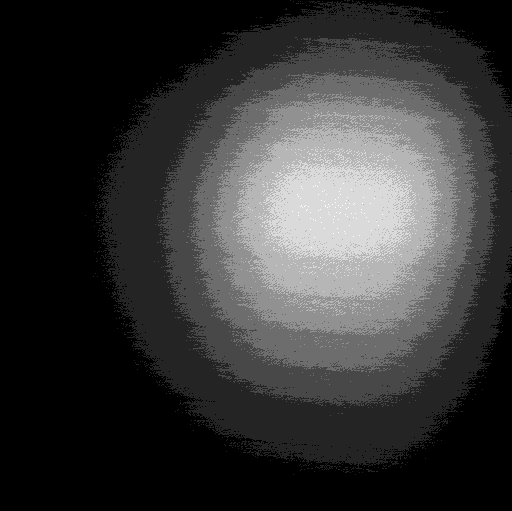
#> input picture src_ted/data/Dec15/3-1/test1/10_550.tif, 512 x 511 px, given in place of 18_450.tif, which was not available
$ jupyter execute supercontinuum1222.ipynb
#> lines starting #> are read from the running program, lines starting #| are printed output that depends on the picture; pictures that were not available may be replaced by others from this repository, and a replacement may not be noted
[cell 1]
#import
import numpy as np
from matplotlib import pyplot as plt
from skimage import io
from scipy.optimize import curve_fit
from scipy import optimize
import math

[cell 2]
def gaussian(height, center_x, center_y, width_x, width_y):
    """Returns a gaussian function with the given parameters"""
    width_x = float(width_x)
    width_y = float(width_y)
    return lambda x,y: height*np.exp(
                -(((center_x-x)/width_x) **2+((center_y-y)/width_y)**2)/2)

def moments(data):
    """Returns (height, x, y, width_x, width_y)
    the gaussian parameters of a 2D distribution by calculating its
    moments """
    total = data.sum()
    X, Y = np.indices(data.shape)
    x = (X*data).sum()/total
    y = (Y*data).sum()/total
    col = data[:, int(y)]
    width_x = np.sqrt(np.abs((np.arange(col.size)-y)**2*col).sum()/col.sum())
    row = data[int(x), :]
    width_y = np.sqrt(np.abs((np.arange(row.size)-x)**2*row).sum()/row.sum())
    height = data.max()
    return height, x, y, width_x, width_y

def fitgaussian(data):
    """Returns (height, x, y, width_x, width_y)
    the gaussian parameters of a 2D distribution found by a fit"""
    params = moments(data)
    errorfunction = lambda p: np.ravel(gaussian(*p)(*np.indices(data.shape)) -
                                 data)
    p, success = optimize.leastsq(errorfunction, params)
    return p

[cell 3]
def search (data) :
    shape = np.shape(data)
    b = np.zeros(shape)
    for i in range (0,shape[0]-1):
        for j in range (0,shape[1]-1) :
            b[i,j] = np.sum (data[i,j]+data[i+1,j]+data[i-1,j]+data[i,j+1]+data[i,j-1])
    result = np.where(b == np.amax(b))
    print(result)
    print(data[result])
    return result

[cell 4]
def searchline (data) :
    shape = np.shape(data)
    b = np.zeros(shape)
    for i in range (0,shape[0]-1):
        for j in range (0,shape[1]-1) :
            b[i,j] = np.sum (data[i,j]+data[i+1,j]+data[i-1,j]+data[i,j+1]+data[i,j-1])
    result = np.where(b == np.amax(b))
    print(result)
    print(data[result])
    return result

[cell 5]
def sinPMTpro(size,number,test,start,end,PMT):
    Power = np.arange (start,end+2, 2)
    powstep = np.size(Power)
    fig, axs = plt.subplots(nrows=1, ncols = powstep, figsize=(9, 6),subplot_kw={'xticks': [], 'yticks': []})
    for ax, i in zip(axs.flat, Power):
        a = np.array(io.imread("20211215AirSample/Inverted/sample8-2/"+str(int(size))+"nm_test/3-"+str(int(number))+"/test"+str(test)+"/"+str(int(i))+"_" + str(PMT) +".tif"))
        ax.imshow(a,cmap="plasma")
    plt.tight_layout()
    plt.show()
    lowest = np.array(io.imread("20211215AirSample/Inverted/sample8-2/"+str(int(size))+"nm_test/3-"+str(int(number))+"/test"+str(test)+"/"+str(int(Power[0]))+"_" + str(PMT) +".tif"))
    center = fitgaussian(lowest)[2]
    center = center +50 #center fix
    line = np.zeros([lowest.shape[0],powstep])
    for i in range (powstep):
        data = np.array(io.imread("20211215AirSample/Inverted/sample8-2/"+str(int(size))+"nm_test/3-"+str(int(number))+"/test"+str(test)+"/"+str(int(Power[i]))+"_" + str(PMT) +".tif"))
        line[:,i] = data[:,int(center)]
    fig, ax = plt.subplots(figsize=(8,8))
    ax.plot(line)
    plt.xlabel("Pixel")
    plt.ylabel("Intensity(a.u)")

def SPPdata(size,number,test,start,end,PMT):
#> called with size = 300, number = 1, test = 5, start = 18, end = 22, PMT = 450
    Power = np.arange (start,end+2, 2)
    powstep = np.size(Power)
    lowest = np.array(io.imread("20211215AirSample/Inverted/sample8-2/"+str(int(size))+"nm_test/3-"+str(int(number))+"/test"+str(test)+"/"+str(int(Power[0]))+"_" + str(PMT) +".tif"))
#> lowest is the input picture: shape (511, 512) uint16; min 46, max 1885, mean 514.1
    highest = np.array(io.imread("20211215AirSample/Inverted/sample8-2/"+str(int(size))+"nm_test/3-"+str(int(number))+"/test"+str(test)+"/"+str(int(Power[-1]))+"_" + str(PMT) +".tif"))
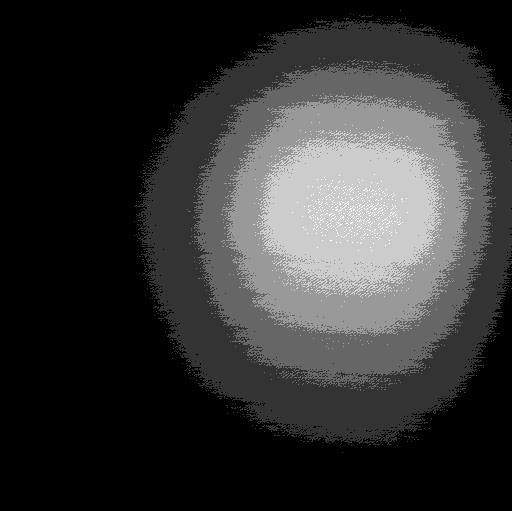
#> input picture src_ted/data/Dec15/3-1/test1/12_500.tif, 512 x 511 px, given in place of 22_450.tif, which was not available
#> highest is the input picture: shape (511, 512) uint16; min 32, max 1362, mean 379.8
    center = fitgaussian(lowest)[2]
#> in moments, `total = data.sum()`: total = 134492960
#> in moments, `x = (X*data).sum()/total`: x = 231.1
#> in moments, `y = (Y*data).sum()/total`: y = 311.9
#> in moments, `col = data[:, int(y)]`: col = 511 values, max 1793 at index 247, min 124 at index 510, mean 926.6
#> in moments, `width_x = np.sqrt(np.abs((np.arange(col.size)-y)**2*col).sum()/col.sum..`: width_x = 135.1
#> in moments, `row = data[int(x), :]`: row = 512 values, max 1829 at index 344, min 88 at index 0, mean 917.7
#> in moments, `width_y = np.sqrt(np.abs((np.arange(row.size)-x)**2*row).sum()/row.sum..`: width_y = 133.3
#> in moments, `height = data.max()`: height = 1885
#> in fitgaussian, `params = moments(data)`: params = (1885, 231.1, 311.9, 135.1, 133.3)
#> in fitgaussian, `p, success = optimize.leastsq(errorfunction, params)`: p = [1743.3, 219.7, 333.7, 116.5, 112.6]; success = 1
#> center = 333.7
    center = center +50 #center fix
#> center = 383.7
    line = np.zeros([lowest.shape[0],powstep])
    for i in range (powstep):
        data = np.array(io.imread("20211215AirSample/Inverted/sample8-2/"+str(int(size))+"nm_test/3-"+str(int(number))+"/test"+str(test)+"/"+str(int(Power[i]))+"_" + str(PMT) +".tif"))
        line[:,i] = data[:,int(center)]
    h_value = fitgaussian(highest)[0]
#> h_value = 1291.4
    l_value = fitgaussian(lowest)[0]
#> l_value = 1743.3
    return line, h_value, l_value

def SPPH(size,number,test,start,end,PMT):
    Power = np.arange (start,end+2, 2)
    powstep = np.size(Power)
    lowest = np.array(io.imread("20211215AirSample/Inverted/sample8-2/"+str(int(size))+"nm_test/3-"+str(int(number))+"/test"+str(test)+"/"+str(int(Power[0]))+"_" + str(PMT) +".tif"))
    highest = np.array(io.imread("20211215AirSample/Inverted/sample8-2/"+str(int(size))+"nm_test/3-"+str(int(number))+"/test"+str(test)+"/"+str(int(Power[-1]))+"_" + str(PMT) +".tif"))
    center = fitgaussian(lowest)[1]
    center = center #center fix
    line = np.zeros([lowest.shape[1],powstep])
    for i in range (powstep):
        data = np.array(io.imread("20211215AirSample/Inverted/sample8-2/"+str(int(size))+"nm_test/3-"+str(int(number))+"/test"+str(test)+"/"+str(int(Power[i]))+"_" + str(PMT) +".tif"))
        line[:,i] = data[int(center),:]
    h_value = fitgaussian(highest)[0]
    l_value = fitgaussian(lowest)[0]
    return line, h_value, l_value


def onedgaussian(x, a, x0, sigma):
    return a*np.exp(-(x-x0)**2/(2*sigma**2))

[cell 6]
def MPP(size,number,test,PMTnum,PMTini,Power_Section) :
    PMTRatio = np.zeros(PMTnum-1)
    PMT = np.linspace(PMTini,PMTini-50*(PMTnum-1),PMTnum)
    for i in range (PMTnum-1):
        PMTRatio[i] = SPPdata(size,number,test,Power_Section[i],Power_Section[i+1],int(PMT[i]))[1]/SPPdata(size,number,test,Power_Section[i+1],Power_Section[i+2],int(PMT[i+1]))[2]
    PMTRatio = np.zeros(PMTnum-1)
    for i in range (PMTnum-1):
        PMTRatio[i] = SPPdata(size,number,test,Power_Section[i],Power_Section[i+1],int(PMT[i]))[1]/SPPdata(size,number,test,Power_Section[i+1],Power_Section[i+2],int(PMT[i+1]))[2]
    #print(PMTRatio)
    alline = np.array(SPPdata(size,number,test,Power_Section[0],Power_Section[1],int(PMT[0]))[0])
#> alline = 511 rows, first 8: [200, 174, 174], [215, 165, 165], [221, 194, 194], [241, 202, 202], [231, 168, 168], [263, 206, 206], [305, 215, 215], [302, 233, 233]
    for i in range (PMTnum-1) :
        line = np.array(SPPdata(size,number,test,Power_Section[i+1],Power_Section[i+2],int(PMT[i+1]))[0])
        for j in range (i+1):
            #print("test")
            line = line*PMTRatio[j]
        alline = np.append(alline,line,axis = 1)
        #print(alline)
    return alline

def MPPH(size,number,test,PMTnum,PMTini,Power_Section) :
    PMTRatio = np.zeros(PMTnum-1)
    PMT = np.linspace(PMTini,PMTini-50*(PMTnum-1),PMTnum)
    for i in range (PMTnum-1):
        PMTRatio[i] = SPPH(size,number,test,Power_Section[i],Power_Section[i+1],int(PMT[i]))[1]/SPPH(size,number,test,Power_Section[i+1],Power_Section[i+2],int(PMT[i+1]))[2]
    PMTRatio = np.zeros(PMTnum-1)
    for i in range (PMTnum-1):
        PMTRatio[i] = SPPH(size,number,test,Power_Section[i],Power_Section[i+1],int(PMT[i]))[1]/SPPH(size,number,test,Power_Section[i+1],Power_Section[i+2],int(PMT[i+1]))[2]
    #print(PMTRatio)
    alline = np.array(SPPH(size,number,test,Power_Section[0],Power_Section[1],int(PMT[0]))[0])
    for i in range (PMTnum-1) :
        line = np.array(SPPH(size,number,test,Power_Section[i+1],Power_Section[i+2],int(PMT[i+1]))[0])
        for j in range (i+1):
            #print("test")
            line = line*PMTRatio[j]
        alline = np.append(alline,line,axis = 1)
        #print(alline)
    return alline

[cell 7]
#def powercal(PowerRange) :
Powerlist =[7.44,7.72,9.26,12.34,16.99,22.73,29.36,37.2,45.6,55.4,65.1,75.2,85.6]
Angle = np.linspace(6,30,13,dtype=int)
Powerrange = [6,12,16,24]
Angle[Powerrange[1] == Angle]

[cell 8]
#theoretical PMT fitting

[cell 9]
line = MPP(300,1,5,1,450,[18,22])
#> line has the same summary as alline in MPP

[cell 10]
fig, ax = plt.subplots(figsize=(8,8))
ax.plot(line)
plt.xlabel("Pixel")
plt.ylabel("Intensity(a.u)")
#ax.set_xlim(180,200)
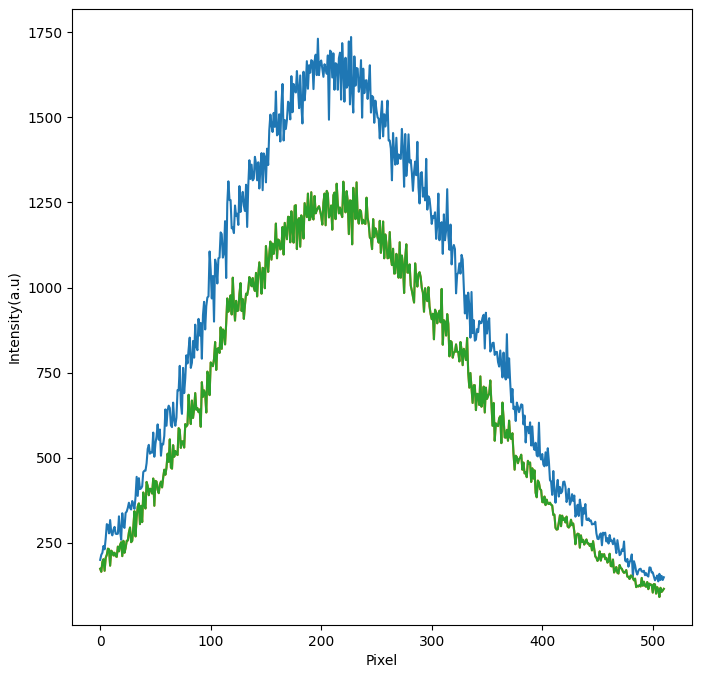
#> figure drawn by matplotlib, 1 panel; curve peaks at x = 227, y = 1736; curve peaks at x = 220, y = 1311; curve peaks at x = 220, y = 1311

[cell 11]
power = [29.36,37.2,45.6]
plt.scatter(power,line[193,:])
plt.xlabel("Power(uW)")
plt.ylabel("Intensity(a.u)")
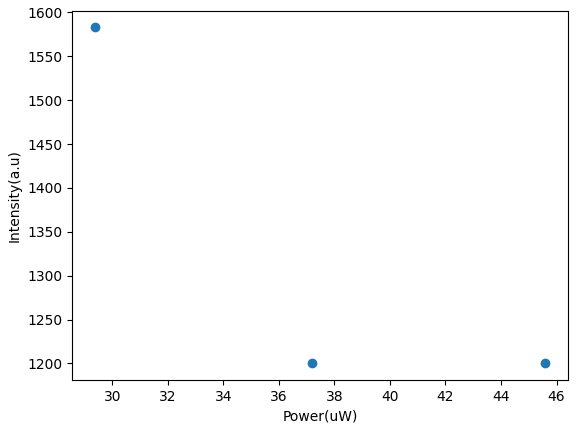
#> figure drawn by matplotlib, 1 panel

[cell 12]
sinPMTpro(300,1,5,18,22,450)
#> in sinPMTpro, `plt.show()`:
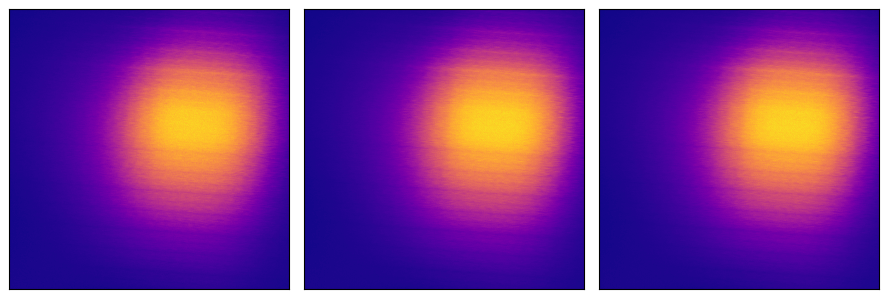
#> figure drawn by matplotlib, 3 panels
#> in sinPMTpro, `center = fitgaussian(lowest)[2]`: center = 333.7
#> in sinPMTpro, `center = center +50`: center = 383.7

[cell 13]
line = MPPH(300,1,5,1,450,[18,22])
#> in SPPH, `center = fitgaussian(lowest)[1]`: center = 219.7
#> in SPPH, `h_value = fitgaussian(highest)[0]`: h_value = 1291.4
#> in SPPH, `l_value = fitgaussian(lowest)[0]`: l_value = 1743.3
#> in MPPH, `alline = np.array(SPPH(size,number,test,Power_Section[0],Power_Section..`: alline = 512 rows, first 8: [86, 69, 69], [94, 65, 65], [106, 73, 73], [113, 71, 71], [100, 70, 70], [102, 67, 67], [112, 71, 71], [110, 73, 73]
#> line has the same summary as alline in MPPH

[cell 14]
fig, ax = plt.subplots(figsize=(8,8))
ax.plot(line)
plt.xlabel("Pixel")
plt.ylabel("Intensity(a.u)")
#ax.set_xlim(180,200)
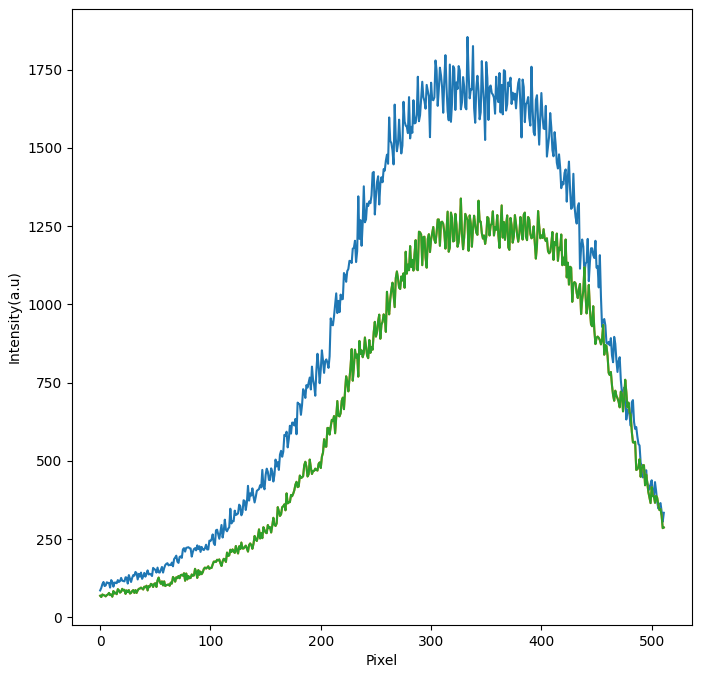
#> figure drawn by matplotlib, 1 panel; curve peaks at x = 333, y = 1854; curve peaks at x = 327, y = 1338; curve peaks at x = 327, y = 1338

[cell 15]
x = np.linspace(0,line.shape[0]-1,line.shape[0])
#> x = 512 values from 0 to 511
y = np.zeros(line.shape[1])
#> y = [0, 0, 0]
for i in range (line.shape[1]):
    popt, pcov = curve_fit(onedgaussian, x, line[:,i])
    y[i] = popt[1]
#> this loop made 3 passes
#> popt on passes 1 to 3: [1766.4, 333.3, 111.7], [1303.1, 346.5, 113.7], [1303.1, 346.5, 113.7]
#> after the loop, y = [333.3, 346.5, 346.5]
plt.plot(power,y)
plt.xlabel("Power")
plt.ylabel("Center(xdirection)")
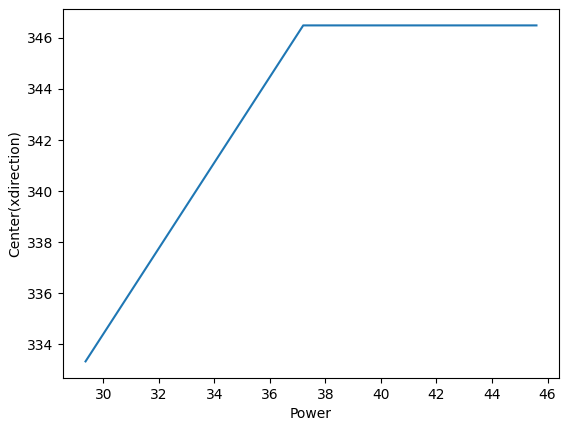
#> figure drawn by matplotlib, 1 panel
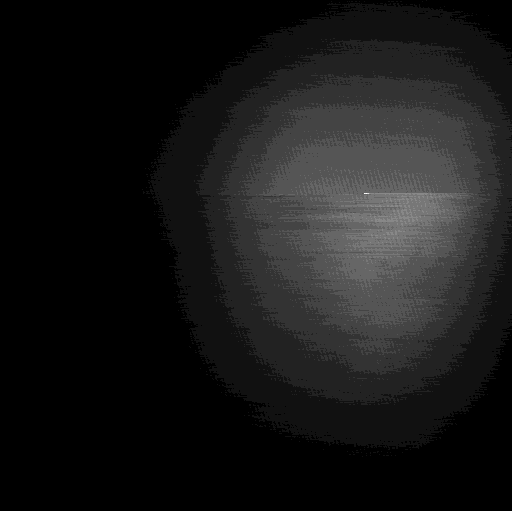
#> input picture src_ted/data/Dec15/3-1/test1/28_400.tif, 512 x 511 px, found by its file name
#> further down, data is the input picture: shape (511, 512) uint16; min 29, max 4095, mean 468.4

[cell 16]
def centercheck(data):
    fig, ax = plt.subplots(figsize=(8,8))
    ax.imshow(data,cmap=plt.cm.plasma)
    params = fitgaussian(data)
#> params = [1797.3, 216.4, 368.7, 112.2, 105.8]
    fit = gaussian(*params)
    plt.contour(fit(*np.indices(data.shape)), cmap=plt.cm.cool)
    ax = plt.gca()
    (height, x, y, width_x, width_y) = params
#> height = 1797.3; x = 216.4; y = 368.7; width_x = 112.2; width_y = 105.8
    plt.text(0.95, 0.05, """
    height : %.1f
    x : %.1f
    y : %.1f
    width_x : %.1f
    width_y : %.1f""" %(height,y, x, width_x, width_y),
            fontsize=16, horizontalalignment='right',
            verticalalignment='bottom', transform=ax.transAxes,color='w')
    plt.colorbar()
    plt.grid()
    plt.show()
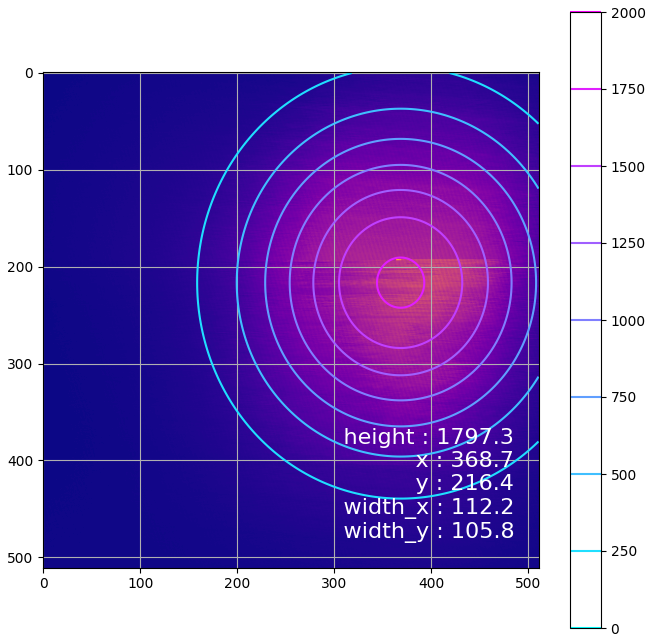
#> figure drawn by matplotlib, 2 panels

data = np.array(io.imread("20211215AirSample/Inverted/sample8-2/300nm_test/3-1/test1/28_400.tif"))
centercheck(data)
